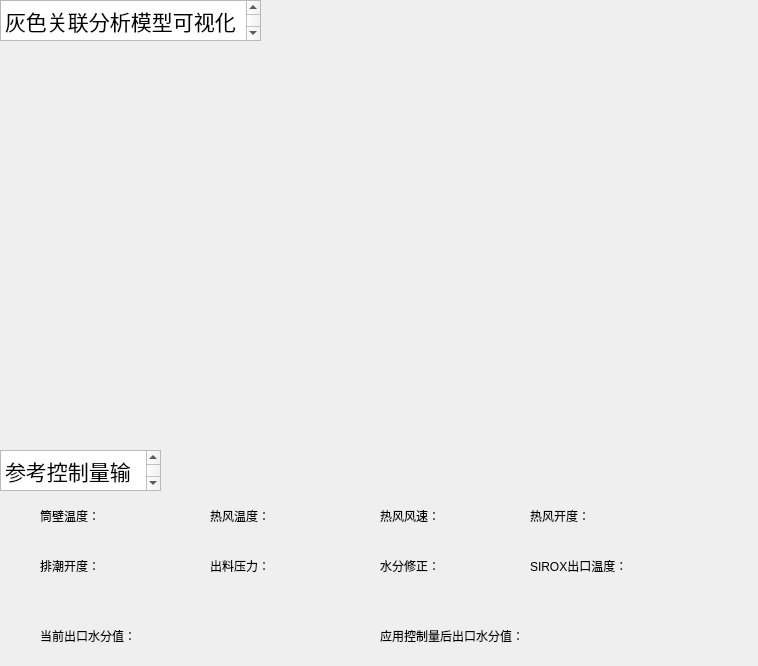
<?xml version="1.0" encoding="UTF-8"?>
<ui version="4.0">
 <class>AnalysisControl</class>
 <widget class="QWidget" name="AnalysisControl">
  <property name="geometry">
   <rect>
    <x>0</x>
    <y>0</y>
    <width>758</width>
    <height>666</height>
   </rect>
  </property>
  <property name="windowTitle">
   <string>Form</string>
  </property>
  <widget class="QLabel" name="label">
   <property name="geometry">
    <rect>
     <x>30</x>
     <y>50</y>
     <width>681</width>
     <height>391</height>
    </rect>
   </property>
   <property name="styleSheet">
    <string notr="true">image: url(:/img/GRA1.png);</string>
   </property>
   <property name="text">
    <string/>
   </property>
  </widget>
  <widget class="QTextBrowser" name="textBrowser">
   <property name="geometry">
    <rect>
     <x>0</x>
     <y>0</y>
     <width>261</width>
     <height>41</height>
    </rect>
   </property>
   <property name="html">
    <string>&lt;!DOCTYPE HTML PUBLIC &quot;-//W3C//DTD HTML 4.0//EN&quot; &quot;http://www.w3.org/TR/REC-html40/strict.dtd&quot;&gt;
&lt;html&gt;&lt;head&gt;&lt;meta name=&quot;qrichtext&quot; content=&quot;1&quot; /&gt;&lt;style type=&quot;text/css&quot;&gt;
p, li { white-space: pre-wrap; }
&lt;/style&gt;&lt;/head&gt;&lt;body style=&quot; font-family:'SimSun'; font-size:9pt; font-weight:400; font-style:normal;&quot;&gt;
&lt;p style=&quot; margin-top:0px; margin-bottom:0px; margin-left:0px; margin-right:0px; -qt-block-indent:0; text-indent:0px;&quot;&gt;&lt;span style=&quot; font-size:16pt;&quot;&gt;灰色关联分析模型可视化&lt;/span&gt;&lt;/p&gt;&lt;/body&gt;&lt;/html&gt;</string>
   </property>
  </widget>
  <widget class="QTextBrowser" name="textBrowser_2">
   <property name="geometry">
    <rect>
     <x>0</x>
     <y>450</y>
     <width>161</width>
     <height>41</height>
    </rect>
   </property>
   <property name="html">
    <string>&lt;!DOCTYPE HTML PUBLIC &quot;-//W3C//DTD HTML 4.0//EN&quot; &quot;http://www.w3.org/TR/REC-html40/strict.dtd&quot;&gt;
&lt;html&gt;&lt;head&gt;&lt;meta name=&quot;qrichtext&quot; content=&quot;1&quot; /&gt;&lt;style type=&quot;text/css&quot;&gt;
p, li { white-space: pre-wrap; }
&lt;/style&gt;&lt;/head&gt;&lt;body style=&quot; font-family:'SimSun'; font-size:9pt; font-weight:400; font-style:normal;&quot;&gt;
&lt;p style=&quot; margin-top:0px; margin-bottom:0px; margin-left:0px; margin-right:0px; -qt-block-indent:0; text-indent:0px;&quot;&gt;&lt;span style=&quot; font-size:16pt;&quot;&gt;参考控制量输出&lt;/span&gt;&lt;/p&gt;&lt;/body&gt;&lt;/html&gt;</string>
   </property>
  </widget>
  <widget class="QLabel" name="label_2">
   <property name="geometry">
    <rect>
     <x>40</x>
     <y>500</y>
     <width>131</width>
     <height>31</height>
    </rect>
   </property>
   <property name="styleSheet">
    <string notr="true">font: 16pt &quot;Leelawadee UI&quot;;</string>
   </property>
   <property name="text">
    <string>筒壁温度：</string>
   </property>
  </widget>
  <widget class="QLabel" name="label_3">
   <property name="geometry">
    <rect>
     <x>210</x>
     <y>500</y>
     <width>131</width>
     <height>31</height>
    </rect>
   </property>
   <property name="styleSheet">
    <string notr="true">font: 16pt &quot;Leelawadee UI&quot;;</string>
   </property>
   <property name="text">
    <string>热风温度：</string>
   </property>
  </widget>
  <widget class="QLabel" name="label_4">
   <property name="geometry">
    <rect>
     <x>380</x>
     <y>500</y>
     <width>131</width>
     <height>31</height>
    </rect>
   </property>
   <property name="styleSheet">
    <string notr="true">font: 16pt &quot;Leelawadee UI&quot;;</string>
   </property>
   <property name="text">
    <string>热风风速：</string>
   </property>
  </widget>
  <widget class="QLabel" name="label_5">
   <property name="geometry">
    <rect>
     <x>530</x>
     <y>550</y>
     <width>191</width>
     <height>31</height>
    </rect>
   </property>
   <property name="styleSheet">
    <string notr="true">font: 16pt &quot;Leelawadee UI&quot;;</string>
   </property>
   <property name="text">
    <string>SIROX出口温度：</string>
   </property>
  </widget>
  <widget class="QLabel" name="label_6">
   <property name="geometry">
    <rect>
     <x>40</x>
     <y>550</y>
     <width>131</width>
     <height>31</height>
    </rect>
   </property>
   <property name="styleSheet">
    <string notr="true">font: 16pt &quot;Leelawadee UI&quot;;</string>
   </property>
   <property name="text">
    <string>排潮开度：</string>
   </property>
  </widget>
  <widget class="QLabel" name="label_7">
   <property name="geometry">
    <rect>
     <x>530</x>
     <y>500</y>
     <width>131</width>
     <height>31</height>
    </rect>
   </property>
   <property name="styleSheet">
    <string notr="true">font: 16pt &quot;Leelawadee UI&quot;;</string>
   </property>
   <property name="text">
    <string>热风开度：</string>
   </property>
  </widget>
  <widget class="QLabel" name="label_8">
   <property name="geometry">
    <rect>
     <x>210</x>
     <y>550</y>
     <width>131</width>
     <height>31</height>
    </rect>
   </property>
   <property name="styleSheet">
    <string notr="true">font: 16pt &quot;Leelawadee UI&quot;;</string>
   </property>
   <property name="text">
    <string>出料压力：</string>
   </property>
  </widget>
  <widget class="QLabel" name="label_9">
   <property name="geometry">
    <rect>
     <x>380</x>
     <y>550</y>
     <width>131</width>
     <height>31</height>
    </rect>
   </property>
   <property name="styleSheet">
    <string notr="true">font: 16pt &quot;Leelawadee UI&quot;;</string>
   </property>
   <property name="text">
    <string>水分修正：</string>
   </property>
  </widget>
  <widget class="QLabel" name="label_10">
   <property name="geometry">
    <rect>
     <x>40</x>
     <y>620</y>
     <width>191</width>
     <height>31</height>
    </rect>
   </property>
   <property name="styleSheet">
    <string notr="true">font: 16pt &quot;Leelawadee UI&quot;;</string>
   </property>
   <property name="text">
    <string>当前出口水分值：</string>
   </property>
  </widget>
  <widget class="QLabel" name="label_11">
   <property name="geometry">
    <rect>
     <x>380</x>
     <y>620</y>
     <width>371</width>
     <height>31</height>
    </rect>
   </property>
   <property name="styleSheet">
    <string notr="true">font: 16pt &quot;Leelawadee UI&quot;;</string>
   </property>
   <property name="text">
    <string>应用控制量后出口水分值：</string>
   </property>
  </widget>
 </widget>
 <resources/>
 <connections/>
</ui>
